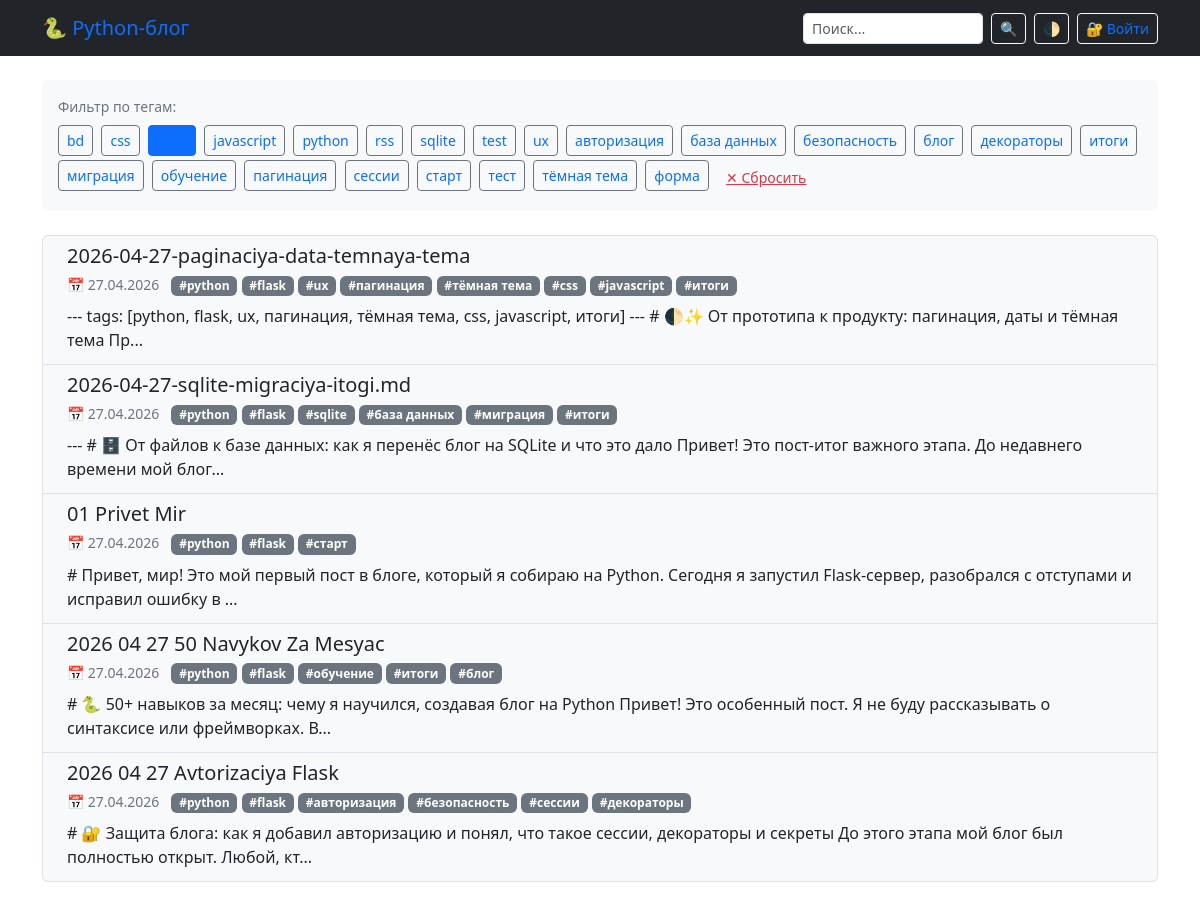
Page /tag/flask on the committed database.
### tables this page shows
CREATE TABLE posts (
                id INTEGER PRIMARY KEY AUTOINCREMENT,
                title TEXT NOT NULL,
                slug TEXT UNIQUE NOT NULL,
                content TEXT NOT NULL,
                tags TEXT DEFAULT '',
                created_at TIMESTAMP DEFAULT CURRENT_TIMESTAMP
            );

### app.py (the view)
@app.route("/tag/<tag_name>")
def tag_view(tag_name):
    page = request.args.get('page', 1, type=int)
    pagination = load_posts(page=page, per_page=10, tag_filter=tag_name)
    return render_template("index.html", pagination=pagination, active_tag=tag_name)

### app.py (called while the page is built)
def get_db():
    conn = sqlite3.connect(DB_NAME)
    conn.row_factory = sqlite3.Row
    return conn

@app.template_filter('highlight')
def highlight_filter(text, query):
    if not query or not text:
        return text
    safe_text = escape(text)
    pattern = re.compile(re.escape(query), re.IGNORECASE)
    highlighted = pattern.sub(lambda m: f"<mark>{m.group()}</mark>", safe_text)
    return Markup(highlighted)

### templates/index.html (shortened to what this page needs)
{% extends "base.html" %}
{% block content %}
<div class="mb-4 p-3 bg-light rounded">
  <small class="text-muted d-block mb-2">Фильтр по тегам:</small>
  {% for t in pagination.tags %}
    {% if t == active_tag %}
      <a href="/tag/{{ t }}" class="btn btn-primary btn-sm me-1 mb-1">{{ t }}</a>
    {% else %}
      <a href="/tag/{{ t }}" class="btn btn-outline-secondary btn-sm me-1 mb-1">{{ t }}</a>
    {% endif %}
  {% endfor %}
  {% if active_tag %}
    <a href="/" class="btn btn-link btn-sm text-danger">✕ Сбросить</a>
  {% endif %}
</div>
<div class="list-group mb-4">
  {% for post in pagination.posts %}
  <div class="list-group-item list-group-item-action d-flex justify-content-between align-items-start">
    <div class="ms-2 me-auto">
      <a href="/post/{{ post.slug }}" class="text-decoration-none">
        <h5 class="mb-1 text-dark">{{ post.title | highlight(query) }}</h5>
      </a>
      <div class="mb-2">
        <small class="text-muted me-2">📅 {{ post.date.strftime("%d.%m.%Y") }}</small>
        {% for tag in post.tags %}
          <span class="badge bg-secondary">#{{ tag }}</span>
        {% endfor %}
      </div>
      <p class="mb-1">{{ post.preview | highlight(query) }}</p>
    </div>
  </div>
  {% endfor %}
</div>
{% endblock %}

### templates/base.html (style rules this page uses)
:root { --bg-color: #ffffff; --text-color: #212529; --card-bg: #f8f9fa; --link-color: #0d6efd; --border-color: #dee2e6; }
body { background-color: var(--bg-color); color: var(--text-color); transition: background-color 0.3s ease, color 0.3s ease; }
.list-group-item { background-color: var(--card-bg) !important; color: var(--text-color) !important; border-color: var(--border-color) !important; }
a { color: var(--link-color) !important; }
.text-muted { color: #6c757d !important; }

### rows in the picture
posts: title|highlight "2026-04-27-paginaciya-data-temnaya-tema", date "27.04.2026", tags "python" "flask" "ux" "пагинация" "тёмная тема" "css" "javascript" "итоги", preview|highlight "--- tags: [python, flask, ux, пагинация, тёмная тема, css, javascript, итоги] --- # 🌓✨ От прототипа к продукту: пагинация, даты и тёмная тема Пр..."
posts: title|highlight "2026-04-27-sqlite-migraciya-itogi.md", date "27.04.2026", tags "python" "flask" "sqlite" "база данных" "миграция" "итоги", preview|highlight "--- # 🗄️ От файлов к базе данных: как я перенёс блог на SQLite и что это дало Привет! Это пост-итог важного этапа. До недавнего времени мой блог..."
posts: title|highlight "01 Privet Mir", date "27.04.2026", tags "python" "flask" "старт", preview|highlight "# Привет, мир! Это мой первый пост в блоге, который я собираю на Python. Сегодня я запустил Flask-сервер, разобрался с отступами и исправил ошибку в ..."
posts: title|highlight "2026 04 27 50 Navykov Za Mesyac", date "27.04.2026", tags "python" "flask" "обучение" "итоги" "блог", preview|highlight "# 🐍 50+ навыков за месяц: чему я научился, создавая блог на Python Привет! Это особенный пост. Я не буду рассказывать о синтаксисе или фреймворках. В..."
posts: title|highlight "2026 04 27 Avtorizaciya Flask", date "27.04.2026", tags "python" "flask" "авторизация" "безопасность" "сессии" "декораторы", preview|highlight "# 🔐 Защита блога: как я добавил авторизацию и понял, что такое сессии, декораторы и секреты До этого этапа мой блог был полностью открыт. Любой, кт..."

### other values in the picture
{{ t }} "bd" "css" "javascript" "python" "rss" "sqlite" "test" "ux" "авторизация" "база данных" "безопасность" "блог" "декораторы" "итоги" "миграция" "обучение" "пагинация" "сессии" "старт" "тест" "тёмная тема" "форма"
